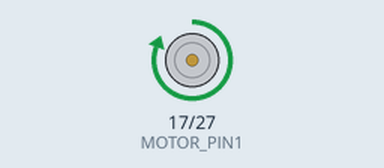
Simulated run of this program. Board: Raspberry Pi (BCM pin numbers). Shown: motor-driver pin pairs drawn as motors (green arrow = first pin HIGH = forward, orange = second pin HIGH = backward, longer = more drive). Files that are not in the repository are absent; what the program prints to the terminal is not drawn. At 7.5 s the program stops and its outputs stay as they are.

Above: at 0.5 s.
Timing chart, 0 to 3.5 s (numbered marks = the images above):
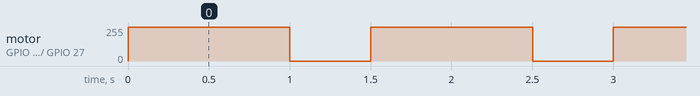

The program:

test-motor.py
```python
import csv
import time
import RPi.GPIO as GPIO

# Motor GPIO Pins
MOTOR_PIN1 = 17  # Change as per your wiring
MOTOR_PIN2 = 27  # Change as per your wiring

# Setup GPIO
GPIO.setmode(GPIO.BCM)
GPIO.setup(MOTOR_PIN1, GPIO.OUT)
GPIO.setup(MOTOR_PIN2, GPIO.OUT)

# Function to run motor for specified rotations
def run_motor(rotations, delay=1):
    for _ in range(rotations):
        GPIO.output(MOTOR_PIN1, GPIO.HIGH)
        GPIO.output(MOTOR_PIN2, GPIO.LOW)
        time.sleep(delay)  # Run motor for delay seconds per rotation
        GPIO.output(MOTOR_PIN1, GPIO.LOW)
        GPIO.output(MOTOR_PIN2, GPIO.LOW)
        time.sleep(0.5)  # Pause between rotations

# Function to read rotations from CSV file
def get_rotations_from_csv(file_path):
    try:
        with open(file_path, 'r') as file:
            reader = csv.reader(file)
            for row in reader:
                if row:
                    return int(row[0])  # Assuming first column has rotation count
    except Exception as e:
        print(f"Error reading CSV: {e}")
    return 5  # Default to 5 rotations if error occurs

# CSV file path
csv_file = "rotations.csv"  # Change to the actual path

# Get rotations from CSV
rotations = get_rotations_from_csv(csv_file)
print(f"Running motor for {rotations} rotations")

# Run motor
run_motor(rotations)

# Cleanup GPIO
GPIO.cleanup()
```

Measured:
- by itself, motor on GPIO 17 (MOTOR_PIN1) / GPIO 27 (MOTOR_PIN2): alternates forward 255/255 for 1.0 s and stopped for 0.50 s, 10 changes in all, then stays stopped
